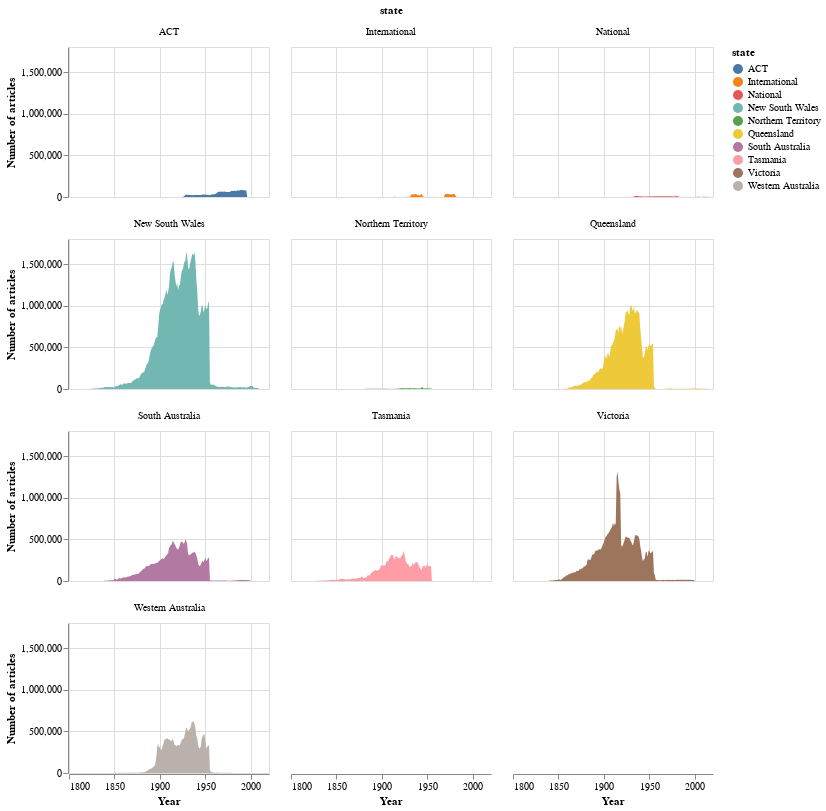

Notebook code for this chart:
### Markdown cell above
That's interesting. You might notice that most of the post-1954 articles come from the ACT – through the special arrangements mentioned above, the *Canberra Times* has been digitised through to 1995. See [Beyond the copyright cliff of death](Beyond_the_copyright_cliff_of_death.ipynb) for details.

However, it's a bit hard to see the individual contributions of each state in this chart. So let's separate them out.

### Code cell
# A new chat that puts states in separate facets
alt.Chart(df_states_years).mark_area().encode(
    
        # Year of the X axis
        x=alt.X('term:Q', axis=alt.Axis(format='c', title='Year')),
    
        # Number of articles on the Y axis
        y=alt.Y('total_results:Q', axis=alt.Axis(format=',d', title='Number of articles')),
    
        # Split the data up into sub-charts based on state
        facet=alt.Facet('state:N', columns=3),
    
        # Give each state a different color
        color='state:N',
    
        # Details on hover
        tooltip=['state', alt.Tooltip('term:Q', title='Year'), alt.Tooltip('total_results:Q', title='Articles', format=',')]
        
    # Note the columns value to set the number of sub-charts in each row
    ).properties(width=200, height=150)

### Figure 1 — Vega-Lite specification as saved in the notebook (floating-point values rounded to 4 significant figures; data arrays with more than 128 entries replaced by an {"elided": "..."} marker saying what was removed)
{"config": {"view": {"continuousWidth": 400, "continuousHeight": 300}}, "data": {"name": "data-44d44732e7b5bf4e14d271e62cddb517"}, "mark": "area", "encoding": {"color": {"type": "nominal", "field": "state"}, "facet": {"type": "nominal", "columns": 3, "field": "state"}, "tooltip": [{"type": "nominal", "field": "state"}, {"type": "quantitative", "field": "term", "title": "Year"}, {"type": "quantitative", "field": "total_results", "format": ",", "title": "Articles"}], "x": {"type": "quantitative", "axis": {"format": "c", "title": "Year"}, "field": "term"}, "y": {"type": "quantitative", "axis": {"format": ",d", "title": "Number of articles"}, "field": "total_results"}}, "height": 150, "width": 200, "$schema": "https://vega.github.io/schema/vega-lite/v4.8.1.json", "datasets": {"data-44d44732e7b5bf4e14d271e62cddb517": {"elided": "1346 records"}}}
